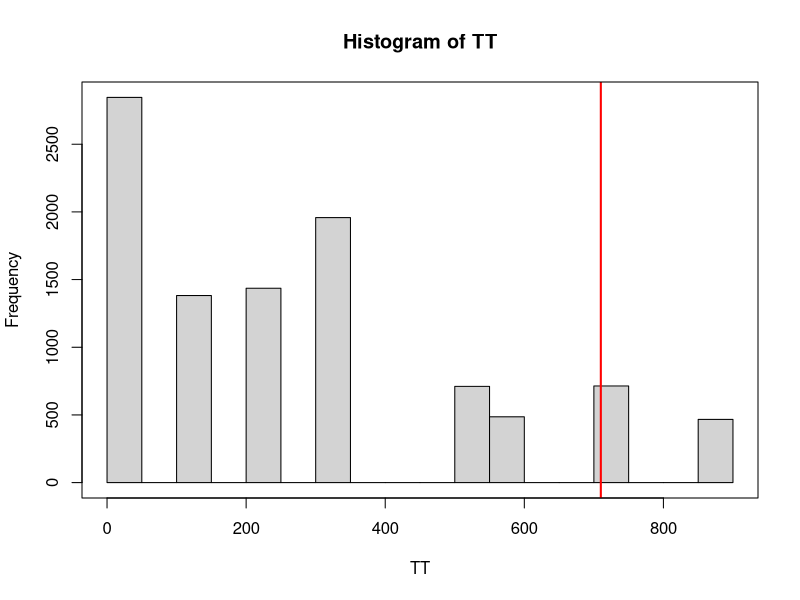

This chart was generated by the following R code:
#############################################################
# Permutation test for H0: Median Type I = Median Type II
#############################################################
rm(list=ls())
T1 <- c(230, -1350, -1580, -400, -760) # Type I 
T2 <- c(970, 110, -50, -190, -200)    # Type II 
Z <- c(T1,T2)
n <- length(T1)
m <- length(T2)
N <- length(Z)

# Number of permutations
K = 10000

# Test statistic
TS <- function(A,B) abs(median(A) - median(B))

# Test statistic for the observed sample
TO <- TS(T1,T2)

# Vector of test statistics for each permutation
TT <- vector()

# Permutation test
for(i in 1:K){
  set.seed(i)
  Z.pi <- sample(Z, N, replace = FALSE)
  TT[i] <- TS(Z.pi[1:n], Z.pi[(n+1):(n+m)])
}

# Visualising the permuted test statistics
hist(TT)
abline(v = TO, lwd = 2, col = "red")
box()

# approximate p-value
mean(TT>TO)
